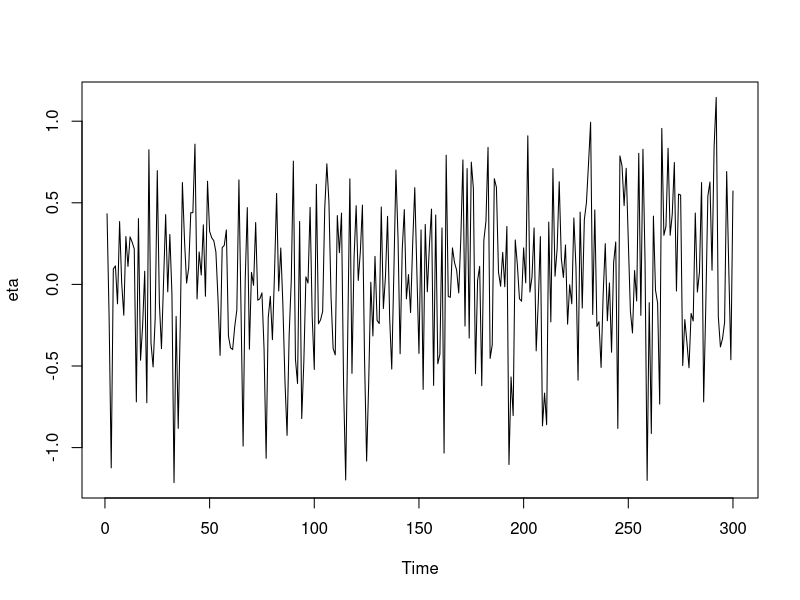
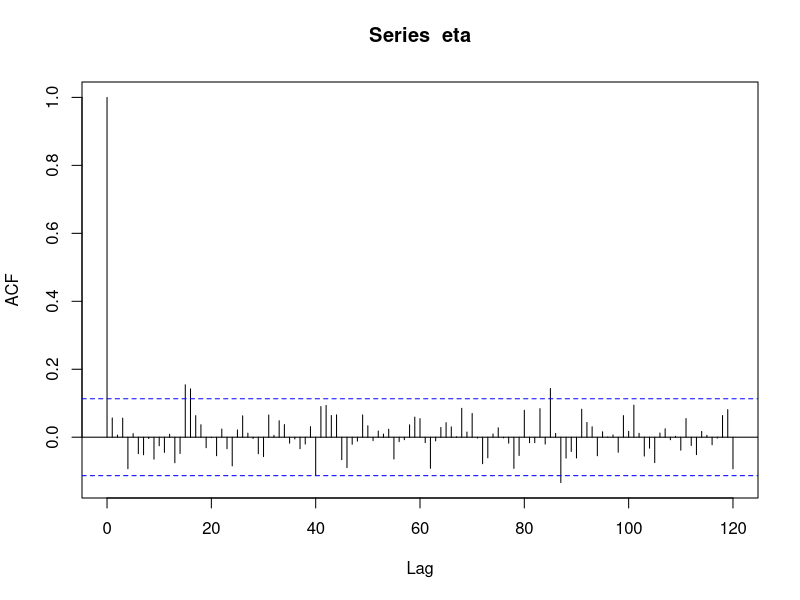
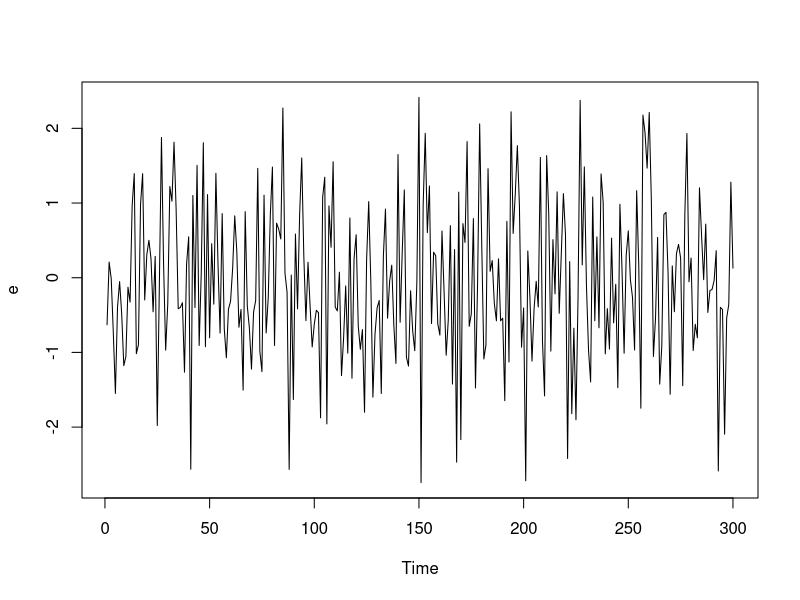
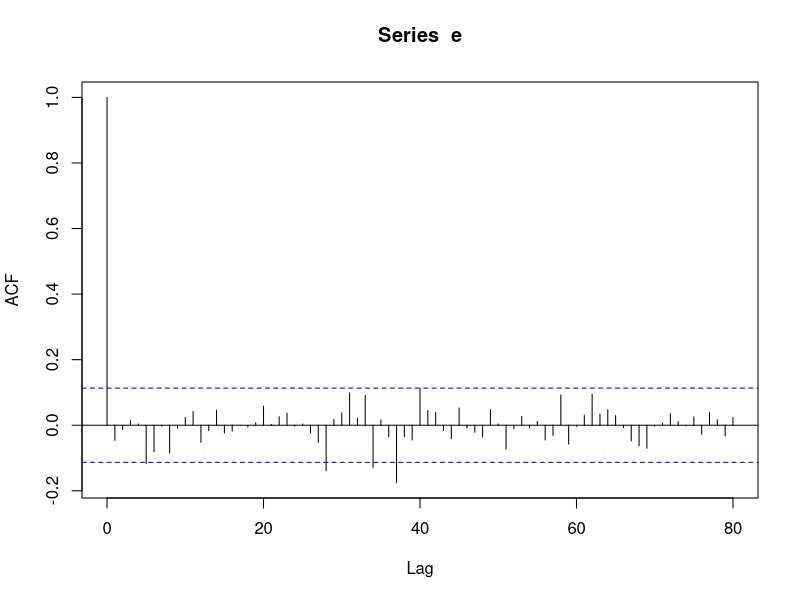
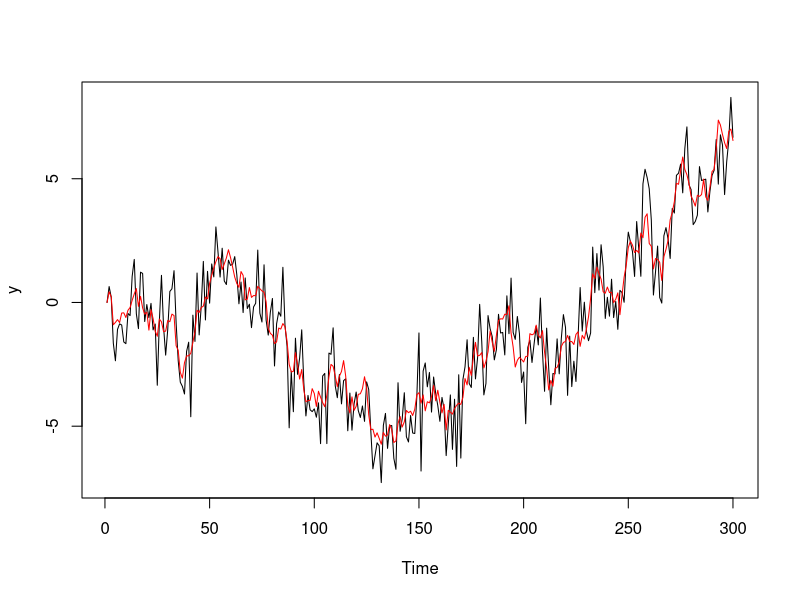
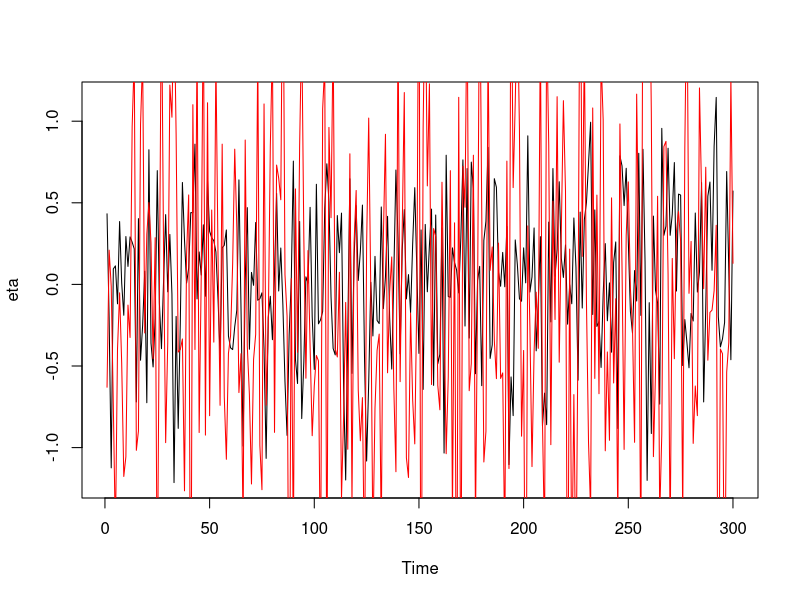
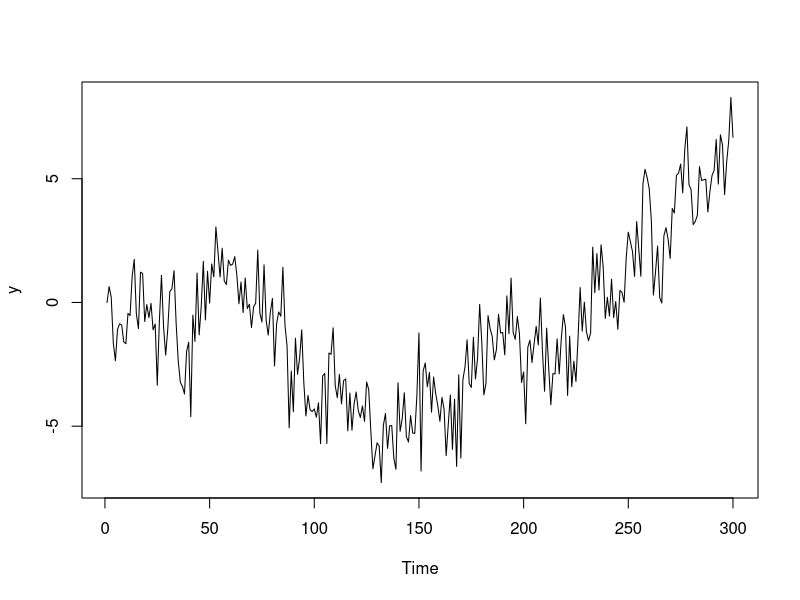
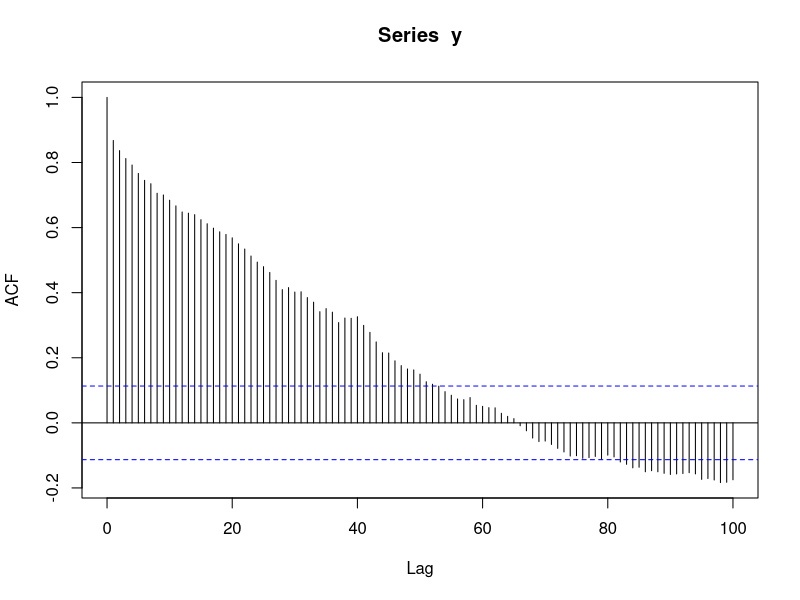

Here is the R script that generated these plots, in order:
################################################################################
# Simulate a LLM with varying values of q, arising from the pairs: 
# (sigma_e, sigma_eta) = (0.1,1);(1,1);(1,0.1)
################################################################################

# fix the length of the series (the sample size in real data)

n = 300

# fix the sqrt of the variance of eta (notation of the slides)
# and simulate the error process eta 

sigma_eta = 0.5
eta = sigma_eta * rnorm(n)
mean(eta)
var(eta)

# check: starts
eta
ts.plot(eta)

acf(eta, drop.lag.0 = FALSE, lag.max = 120) #autocorrelation function with the maximum of lags of 120
# check: ends

# simulate epsilon_t 

sigma_e = 1
e = sigma_e * rnorm(n)

# check: starts
e
ts.plot(e)
acf(e, lag.max = 80, drop.lag.0 = FALSE) #autocorrelation function with the maximum of lags of 120
# check: ends

# q, signal-to-noise ratio (exact from simulations)

q = sigma_eta^2/sigma_e^2

# sample signal-to-noise ratio 
# hat_q = var(eta)/var(e)

# start the recursion 

mu = 0
mu[1] <- 0  # initial condition  
y = 0 

####Local level model iteration

for(t in 1:(n-1)){
  mu[t+1] = mu[t] + eta[t]
  y[t+1] =  mu[t+1] + e[t+1]
}

ts.plot(y)
lines(mu,col="red")

# plot of eta (error affecting the signal) versus epsilon (e, measurement error)
ts.plot(eta)
lines(e, col = "red")

# the stochastic properties of: 
# y_t 
# mu_t
# (1-L)y_t 
# remind that they essentially depend on the signal-to-noise ratio 

# let's start with y_t (that from theory is ARIMA(0,1,1) with constraints)
ts.plot(y)
acf(y,lag.max = 100, drop.lag.0 = FALSE)
pacf(y,lag.max = 100, drop.lag.0 = FALSE) #partial autocorrelation function

ts.plot(mu)
acf(mu,lag.max = 100, drop.lag.0 = FALSE)
pacf(mu,lag.max = 100, drop.lag.0 = FALSE) #partial autocorrelation function

# as expected, the ACF of y and mu are slowly linearly decreasing as the ACFs of 
# nonstationary processes 

dy = diff(y)
ts.plot(dy)
acf(dy,lag.max = 100, drop.lag.0 = FALSE)
pacf(dy,lag.max = 100, drop.lag.0 = FALSE)

# remind that (1-L)y_t is a MA(1) with rho_1 = -1/(2+q)
# when q goes to infinity then rho_1 -> 0

# while the reduced form of (1-L)y_t is MA(1),  (1-L)mu_t 
# is a white noise process, actually, BY CONSTRUCTION, is eta_t

dmu = diff(mu)
ts.plot(dmu)
lines(eta, col = "red")
acf(dmu,lag.max = 100, drop.lag.0 = FALSE)
pacf(dmu,lag.max = 100, drop.lag.0 = FALSE)

################################################################################
# LLT: local linear trend
################################################################################
n = 400

sigma_eta = 0.2
eta = sigma_eta * rnorm(n)
sigma_e = 0.8
e = sigma_e * rnorm(n)
sigma_xi = 2.1
xi = sigma_xi * rnorm(n)

mu = 0
mu[1] <- 0   
beta = 0
beta[1] <- 0   
y = 0 

#local linear trend iteration
for(t in 1:(n-1)){
  beta[t+1] = beta[t] + xi[t]
  mu[t+1] = beta[t] + mu[t] + eta[t]
  y[t+1] =  mu[t+1] + e[t+1]
}

ts.plot(y)
lines(mu,col="red")
lines(beta,col="blue")

ts.plot(y)
ts.plot(mu)
ts.plot(beta)


###############################################################################







